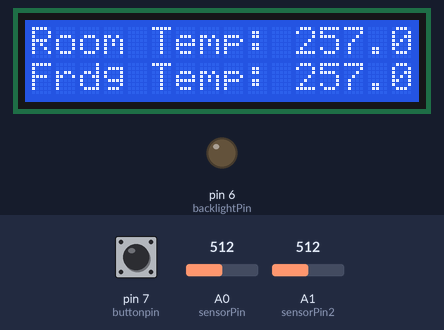
Simulated run of this sketch. Board: Arduino Uno, built with avr-gcc and run on an emulated ATmega328P. On the bench: 16×2 character LCD, output pins drawn as LEDs (lit = HIGH). Inputs (shaded band) come from the test bench; at power-on: A0 (sensorPin) = 512, A1 (sensorPin2) = 512, pin 7 (buttonpin) LOW. What the sketch prints to the serial monitor is not drawn.

Above: at 3.7 s.
3.8 s: A0 (sensorPin) set to 163
At 4.8 s:
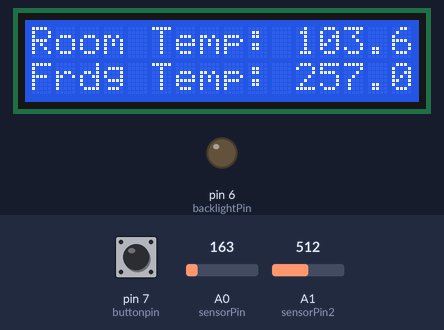
5.3 s: A0 (sensorPin) set to 145
At 6.5 s:
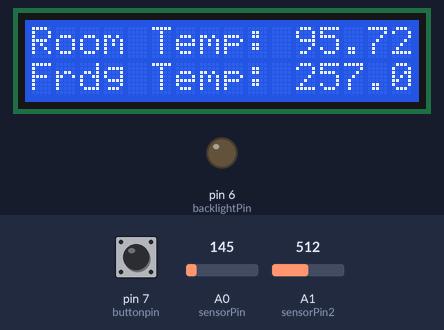
6.8 s: A1 (sensorPin2) set to 162
At 7.9 s:
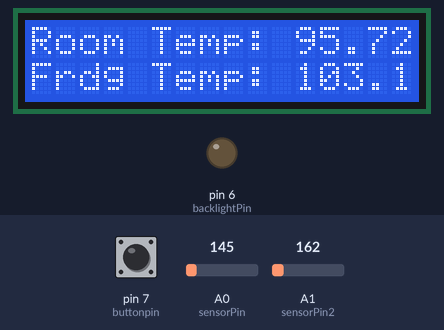
8.3 s: A1 (sensorPin2) set to 138
At 9.5 s:
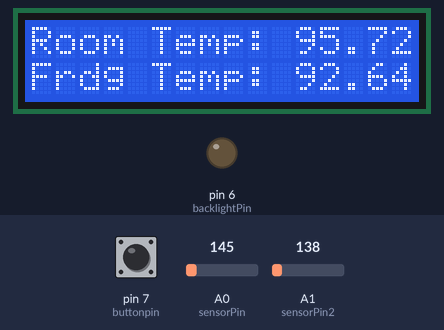
9.8 s: A0 (sensorPin) set to 306
At 10.6 s:
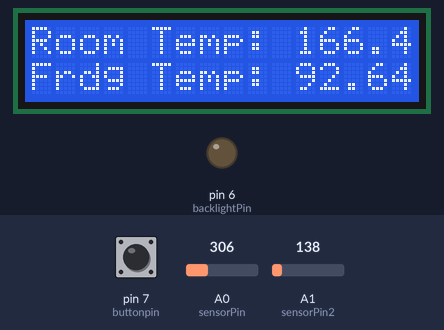
11.3 s: pin 7 (buttonpin) pulled HIGH for 0.15 s
At 12.2 s:
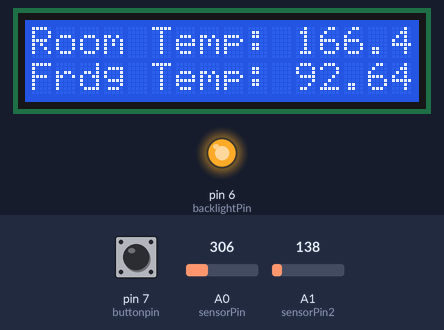
Timing chart, 0 to 17.8 s (numbered marks = the images above; inputs shaded):
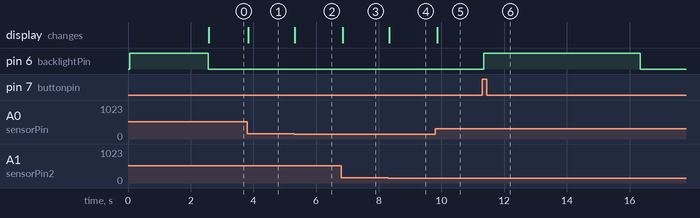

The sketch:

TempLCD.ino
```cpp
#include "LiquidCrystal.h"
// POWERTIP LCD PC1602 - H
// LiquidCrystal display with:
// rs lcd  pin 4 on arduino pin 12
// rw lcd pin 5 on arduino pin 11
// enable lcd  pin 6 arduino on pin 10
// d4,d5,d6,d7 lcd pins 11, 12, 13, 14 on arduino pins 5, 4, 3, 2
LiquidCrystal lcd(12, 11, 10, 5, 4, 3, 2);

int sensorPin = A0; //the analog pin the TMP36's Vout (sense) pin is connected to
int sensorPin2 = A1;
int backlightPin = 6;
int buttonpin = 7;

//the resolution is 10 mV / degree centigrade with a
//500 mV offset to allow for negative temperatures
float voltsPerDegree = 0.02; // change to 0.01 for TMP35 & 36

int wait=1000;
int val=0;
void setup()
{
    Serial.begin(9600); //Start the serial connection with the computer

    pinMode(backlightPin,OUTPUT);
    pinMode(buttonpin,INPUT);

    // Print a message to the LCD.
    lcd.begin(16, 2);
    lcd.setCursor(0,0);

    digitalWrite(backlightPin, HIGH);
    lcd.print("Welcome! Loading...");
    lcd.setCursor(0,1);
    lcd.print("Bklt on w/ btn.");
    delay(2500);
    digitalWrite(backlightPin, LOW);

}

void loop()
{
    int sensorValue;
    int sensorValue2;
    float volts;
    float celsius;
    float farenheit;
    float volts2;
    float celsius2;
    float farenheit2;
    boolean val = 0;

    //getting the voltage reading from the temperature sensor
    sensorValue = analogRead(sensorPin);
    sensorValue2 = analogRead(sensorPin2);

    // converting that reading to voltage, for 3.3v arduino use 3.3
    volts = sensorValue * 5.0 / 1024.0;
    volts2 = sensorValue2 * 5.0 / 1024.0;

    celsius = (sensorValue * 5.0 / 1024.0) / voltsPerDegree;
    celsius2 = (sensorValue2 * 5.0 / 1024.0) / voltsPerDegree;

    // now convert to Fahrenheit
    farenheit = (((sensorValue * 5.0 / 1024.0) / voltsPerDegree)  * 9.0 / 5.0) + 32;
    farenheit2 = (((sensorValue2 * 5.0 / 1024.0) / voltsPerDegree)  * 9.0 / 5.0) + 32;
    Serial.print(farenheit); Serial.println(" F");
    Serial.print(farenheit2); Serial.println(" F");

    // set the cursor to column 8, line 1
    // (note: line 1 is the second row, since counting begins with 0):
    // print the number of seconds since reset:
    lcd.setCursor(0, 0);
    lcd.print("Room Temp: ");
    lcd.print(farenheit);
    lcd.print("F");
    lcd.setCursor(0, 1);
    lcd.print("Frdg Temp: ");
    lcd.print(farenheit2);
    lcd.print("F");

    val = digitalRead(buttonpin);
    if(val == HIGH) {
        digitalWrite(backlightPin, HIGH);
        delay(5000);
        digitalWrite(backlightPin, LOW);
    } else {
        delay(50);
    }
}

// rs on pin 12
// rw on pin 11
```

Measured:
- the behaviour switches between 155 and 154 on A0 (sensorPin) (found by bisection; images 1 and 2)
- the behaviour switches between 155 and 154 on A1 (sensorPin2) (found by bisection; images 3 and 4)
- after the input at 3.8 s, the display: changes at once (image 1)
- after the input at 5.3 s, the display: changes at once (image 2)
- after the input at 6.8 s, the display: changes after 0.05 s (image 3)
- after the input at 8.3 s, the display: changes at once (image 4)
- after the input at 9.8 s, the display: changes after 0.06 s (image 5)
- after the input at 11.3 s, pin 6 (backlightPin): LOW → HIGH at once, → LOW 5.0 s later
